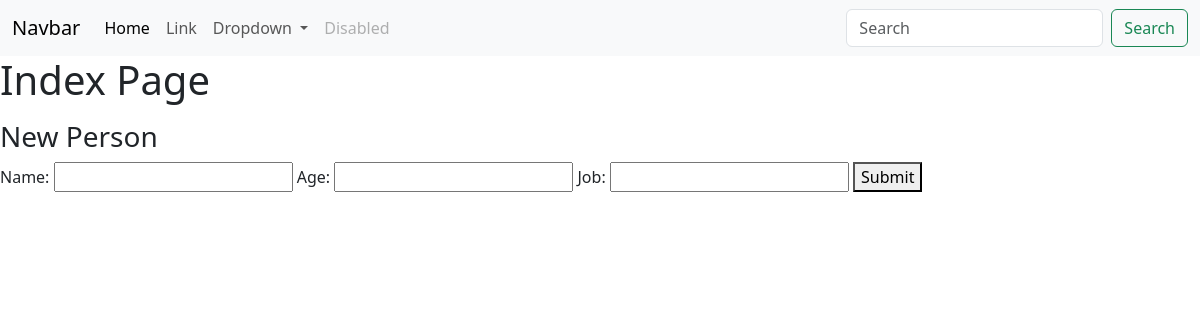
Before: / with the older database file.
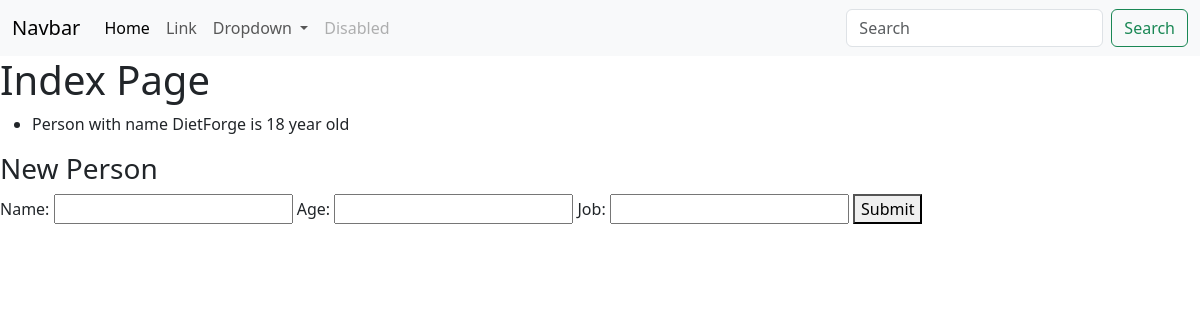
After: the same page with the newer database file.
### dbapplication/models.py (models this page shows)
class Person(db.Model):
  __tablename__ = 'people'
  pid = db.Column(db.Integer, primary_key=True)
  name = db.Column(db.Text, nullable=False)
  age = db.Column(db.Integer)
  job = db.Column(db.Text)
  def __repr__(self):
    return f'Person with name {self.name} is {self.age} year old'

### dbapplication/routes.py (the view, shortened to what this page needs)
    @app.route('/', methods=['GET', 'POST'])
    def index():
        people = Person.query.all()
        return render_template('index.html', people=people)

### dbapplication/routes.py (called while the page is built, shortened)
def register_routes(app, db):
    @app.route('/', methods=['GET', 'POST'])
    def index():
        people = Person.query.all()
        return render_template('index.html', people=people)

### dbapplication/templates/index.html
{% extends "base.html" %}
{% block content %}
  <h1>Index Page</h1>
  <ul>
    {% for person in people %}
      <li>{{person}}</li>
    {% endfor %}
  </ul>
  <h3>New Person</h3>
  <form action="/" method="POST">
    <label for="name">Name:</label>
    <input type="text" name="name" required>
    <label for="age">Age:</label>
    <input type="number" name="age" required>
    <label for="job">Job:</label>
    <input type="text" name="job" required>
    <button type="submit">Submit</button>
</form>
{% endblock content %}

### dbapplication/templates/base.html (shortened to what this page needs)
<!DOCTYPE html>
<html lang="en">
<head>
  <link href="https://cdn.jsdelivr.net/npm/bootstrap@5.3.3/dist/css/bootstrap.min.css" rel="stylesheet">
</head>
<body>
  <nav class="navbar navbar-expand-lg bg-body-tertiary">
    <div class="container-fluid">
      <a class="navbar-brand" href="#">Navbar</a>
      <div class="collapse navbar-collapse" id="navbarSupportedContent">
        <ul class="navbar-nav me-auto mb-2 mb-lg-0">
          <li class="nav-item">
            <a class="nav-link active" aria-current="page" href="#">Home</a>
          </li>
          <li class="nav-item">
            <a class="nav-link" href="#">Link</a>
          </li>
          <li class="nav-item dropdown">
            <a class="nav-link dropdown-toggle" href="#" role="button" data-bs-toggle="dropdown" aria-expanded="false">
              Dropdown
            </a>
          </li>
          <li class="nav-item">
            <a class="nav-link disabled" aria-disabled="true">Disabled</a>
          </li>
        </ul>
        <form class="d-flex" role="search">
          <input class="form-control me-2" type="search" placeholder="Search" aria-label="Search">
          <button class="btn btn-outline-success" type="submit">Search</button>
        </form>
      </div>
    </div>
  </nav>
  {% block content %}{% endblock %}
</body>
</html>

Changed rows visible on the page:
added Person: name+age "Person with name DietForge is 18 year old"
